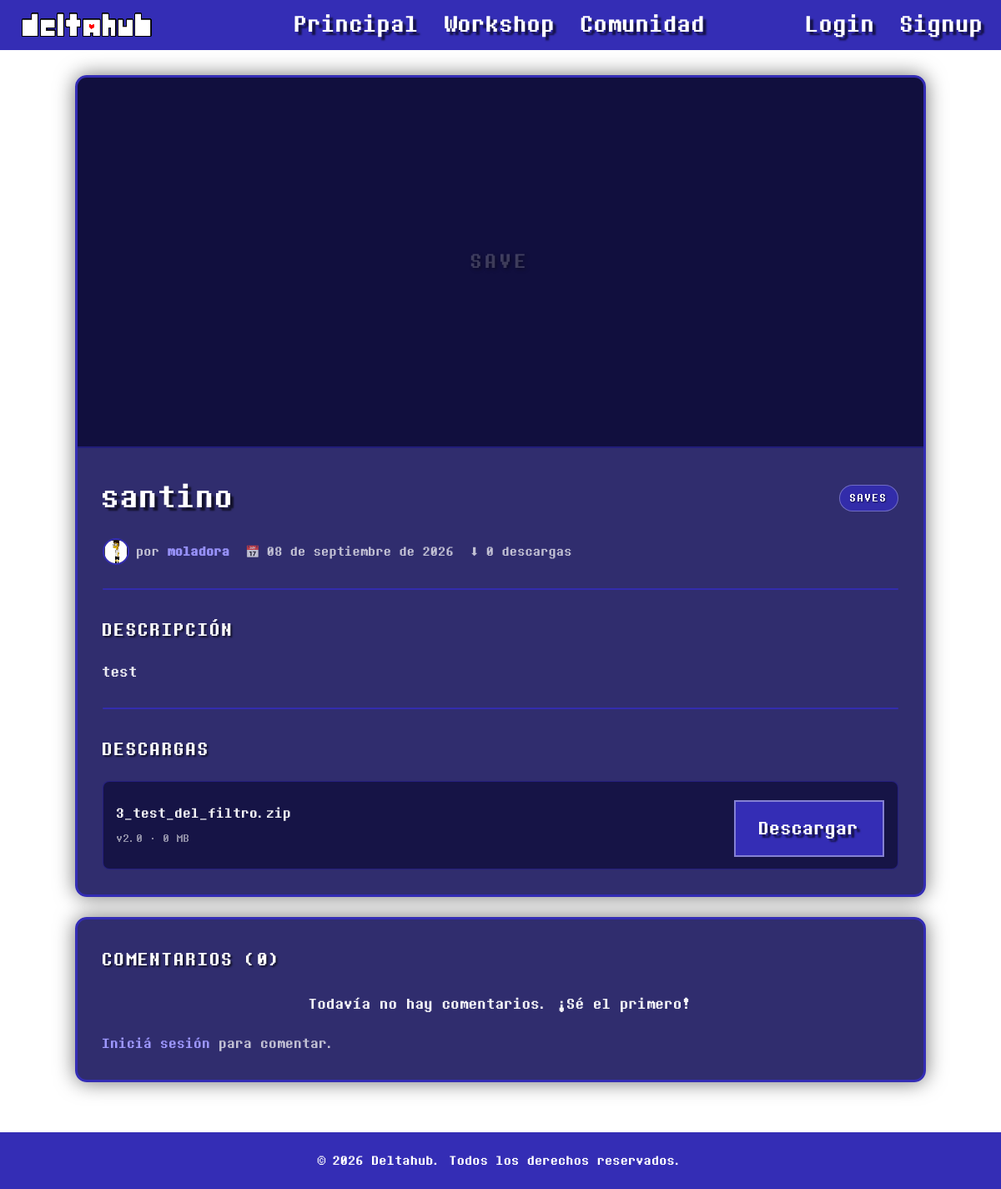
/item.php?id=3, run on the app's committed database.
### tables this page shows
CREATE TABLE `items` (
  `id` int(11) NOT NULL,
  `usuario_id` int(11) NOT NULL,
  `categoria_id` int(11) NOT NULL,
  `titulo` varchar(100) NOT NULL,
  `descripcion` text DEFAULT NULL,
  `imagen_portada` varchar(255) DEFAULT NULL,
  `fecha_publicacion` datetime DEFAULT current_timestamp(),
  `fecha_actualizacion` datetime DEFAULT NULL,
  `descargas` int(11) DEFAULT 0
);

CREATE TABLE `categorias` (
  `id` int(11) NOT NULL,
  `nombre` varchar(50) NOT NULL
);

CREATE TABLE `usuarios` (
  `id` int(11) NOT NULL,
  `nombre_usuario` varchar(50) NOT NULL,
  `email` varchar(100) NOT NULL,
  `password_hash` varchar(255) NOT NULL,
  `avatar_url` varchar(255) DEFAULT NULL,
  `fecha_registro` datetime DEFAULT current_timestamp(),
  `rol` enum('usuario','moderador','admin') DEFAULT 'usuario'
);

CREATE TABLE `archivos` (
  `id` int(11) NOT NULL,
  `item_id` int(11) NOT NULL,
  `version` varchar(20) DEFAULT NULL,
  `url_archivo` varchar(255) NOT NULL,
  `tamano_mb` decimal(6,2) DEFAULT NULL,
  `fecha_subida` datetime DEFAULT current_timestamp()
);

### item.php (the view, shortened to what this page needs)
<?php
require_once "config/database.php";
function fecha_espanol($fecha) {
    $meses = [
        1  => "enero",
        2  => "febrero",
        3  => "marzo",
        4  => "abril",
        5  => "mayo",
        6  => "junio",
        7  => "julio",
        8  => "agosto",
        9  => "septiembre",
        10 => "octubre",
        11 => "noviembre",
        12 => "diciembre"
    ];
    $f = new DateTime($fecha);
    return $f->format("d") . " de " . $meses[(int)$f->format("n")] . " de " . $f->format("Y");
}
$id = (int)($_GET["id"] ?? 0);
$stmt = $pdo->prepare("
    SELECT items.*, usuarios.nombre_usuario, usuarios.avatar_url, categorias.nombre AS categoria_nombre
    FROM items
    JOIN usuarios ON items.usuario_id = usuarios.id
    JOIN categorias ON items.categoria_id = categorias.id
    WHERE items.id = :id
    LIMIT 1
");
$stmt->execute([":id" => $id]);
$item = $stmt->fetch(PDO::FETCH_ASSOC);
$no_encontrado = empty($item);
$archivos = [];
$comentarios = [];
if (!$no_encontrado) {
    $stmt = $pdo->prepare("SELECT * FROM archivos WHERE item_id = :id ORDER BY fecha_subida DESC");
    $stmt->execute([":id" => $id]);
    $archivos = $stmt->fetchAll(PDO::FETCH_ASSOC);
    $stmt = $pdo->prepare("
        SELECT comentarios.*, usuarios.nombre_usuario, usuarios.avatar_url
        FROM comentarios
        JOIN usuarios ON comentarios.usuario_id = usuarios.id
        WHERE comentarios.item_id = :id
        ORDER BY comentarios.fecha DESC
    ");
    $stmt->execute([":id" => $id]);
    $comentarios = $stmt->fetchAll(PDO::FETCH_ASSOC);
}
?>
<!DOCTYPE html>
<html lang="es">
<head>
    <link rel="stylesheet" href="style.css">
</head>
<body class="workshop">
    <header>
        <a href="index.php" class="header-logo-LoginRegister">
            <img src="imagenes/DeltahubLogo3px.png" alt="logo deltahub">
        </a>
        <a href="index.php" id="shadow">Principal</a>
        <a href="workshop.php" id="shadow">Workshop</a>
        <a href="community.html" id="shadow">Comunidad</a>
        <div class="auth">
            <?php if (isset($_SESSION["usuario_id"])): ?>
                <a href="cuenta.php" id="shadow">
                    <?php echo htmlspecialchars($_SESSION["nombre_usuario"]); ?>
                </a>
                <a href="logout.php" id="shadow">
                    Logout
                </a>
            <?php else: ?>
                <a href="login.html" id="shadow">
                    Login
                </a>
                <a href="register.html" id="shadow">
                    Signup
                </a>
            <?php endif; ?>
        </div>
    </header>
    <main class="item-layout">
        <?php if ($no_encontrado): ?>
            <div class="profile-card">
                <h1 class="profile-name">Contenido no encontrado</h1>
                <div class="profile-divider"></div>
                <p class="profile-value" style="margin-bottom:24px;">
                    Ese contenido no existe o fue eliminado.
                </p>
                <a href="workshop.php" class="btn">Volver a la workshop</a>
            </div>
        <?php else: ?>
            <article class="item-card">
                <div class="item-cover">
                    <?php if (!empty($item["imagen_portada"])): ?>
                        <img src="<?php echo htmlspecialchars($item["imagen_portada"]); ?>" alt="Portada de <?php echo htmlspecialchars($item["titulo"]); ?>">
                    <?php else: ?>
                        <div class="ws-item-thumb-placeholder">
                            <?php echo htmlspecialchars(mb_strtoupper(mb_substr($item["categoria_nombre"], 0, 4), "UTF-8")); ?>
                        </div>
                    <?php endif; ?>
                </div>
                <div class="item-body">
                    <div class="item-top">
                        <h1 class="item-title"><?php echo htmlspecialchars($item["titulo"]); ?></h1>
                        <span class="role-badge role-usuario"><?php echo htmlspecialchars($item["categoria_nombre"]); ?></span>
                    </div>
                    <div class="item-meta">
                        <div class="item-author">
                            <img
                            class="item-author-avatar"
                            src="<?php echo htmlspecialchars($item["avatar_url"]); ?>"
                            alt="Avatar de <?php echo htmlspecialchars($item["nombre_usuario"]); ?>"
                            >
                            <span>por <strong><?php echo htmlspecialchars($item["nombre_usuario"]); ?></strong></span>
                        </div>
                        <span class="item-date">📅 <?php echo htmlspecialchars(fecha_espanol($item["fecha_publicacion"])); ?></span>
                        <span class="item-downloads">⬇ <?php echo (int)$item["descargas"]; ?> descargas</span>
                    </div>
                    <div class="profile-divider"></div>
                    <h2 class="profile-subtitle">Descripción</h2>
                    <p class="item-desc"><?php echo nl2br(htmlspecialchars($item["descripcion"] ?: "Sin descripción.")); ?></p>
                    <div class="profile-divider"></div>
                    <h2 class="profile-subtitle">Descargas</h2>
                    <?php if (empty($archivos)): ?>
                        <p class="profile-value">Este contenido todavía no tiene archivos disponibles.</p>
                    <?php else: ?>
                        <div class="item-files">
                            <?php foreach ($archivos as $archivo): ?>
                                <div class="file-row">
                                    <div class="file-info">
                                        <span class="file-name">
                                            <?php echo htmlspecialchars(basename($archivo["url_archivo"])); ?>
                                        </span>
                                        <span class="file-detail">v<?php echo htmlspecialchars($archivo["version"] ?? "1.0"); ?> · <?php echo (float)$archivo["tamano_mb"]; ?> MB</span>
                                    </div>
                                    <a href="descargar.php?id=<?php echo (int)$item["id"]; ?>" class="btn btn-download">Descargar</a>
                                </div>
                            <?php endforeach; ?>
                        </div>
                    <?php endif; ?>
                </div>
            </article>
            <section class="comments-card" id="comentarios">
                <h2 class="profile-subtitle">
                    Comentarios (<?php echo count($comentarios); ?>)
                </h2>
                <?php if (empty($comentarios)): ?>
                    <p class="profile-value" style="margin-bottom:16px;">
                        Todavía no hay comentarios. ¡Sé el primero!
                    </p>
                <?php endif; ?>
                <?php if (isset($_SESSION["usuario_id"])): ?>
                    <div class="profile-divider"></div>
                    <form class="item-form" action="item.php?id=<?php echo (int)$item["id"]; ?>#comentarios" method="POST">
                        <label class="profile-label" for="contenido">Dejá tu comentario</label>
                        <textarea id="contenido" name="contenido" rows="3" maxlength="1000" placeholder="Contá tu opinión sobre este contenido..." required></textarea>
                        <label class="profile-label" for="puntuacion">Puntuación (opcional)</label>
                        <select id="puntuacion" name="puntuacion">
                            <option value="">Sin puntuar</option>
                            <option value="5">★★★★★</option>
                            <option value="4">★★★★☆</option>
                            <option value="3">★★★☆☆</option>
                            <option value="2">★★☆☆☆</option>
                            <option value="1">★☆☆☆☆</option>
                        </select>
                        <button type="submit" class="btn">Publicar comentario</button>
                    </form>
                <?php else: ?>
                    <p class="switch" style="margin-top:16px;">
                        <a href="login.html">Iniciá sesión</a> para comentar.
                    </p>
                <?php endif; ?>
            </section>
        <?php endif; ?>
    </main>
    <footer>
        <p>&copy; 2026 Deltahub. Todos los derechos reservados.</p>
    </footer>
</body>
</html>

### data on the page
items: categoria.nombre "SAVE", titulo "santino", categoria.nombre "SAVES", usuario.avatar_url (placeholder picture), usuario.nombre_usuario "moladora", fecha_publicacion "08 de septiembre de 2026", descargas "0", descripcion "test"
archivos: url_archivo "3_test_del_filtro.zip", version "2.0", tamano_mb "0"

### other printed values
count($comentarios) "0"
